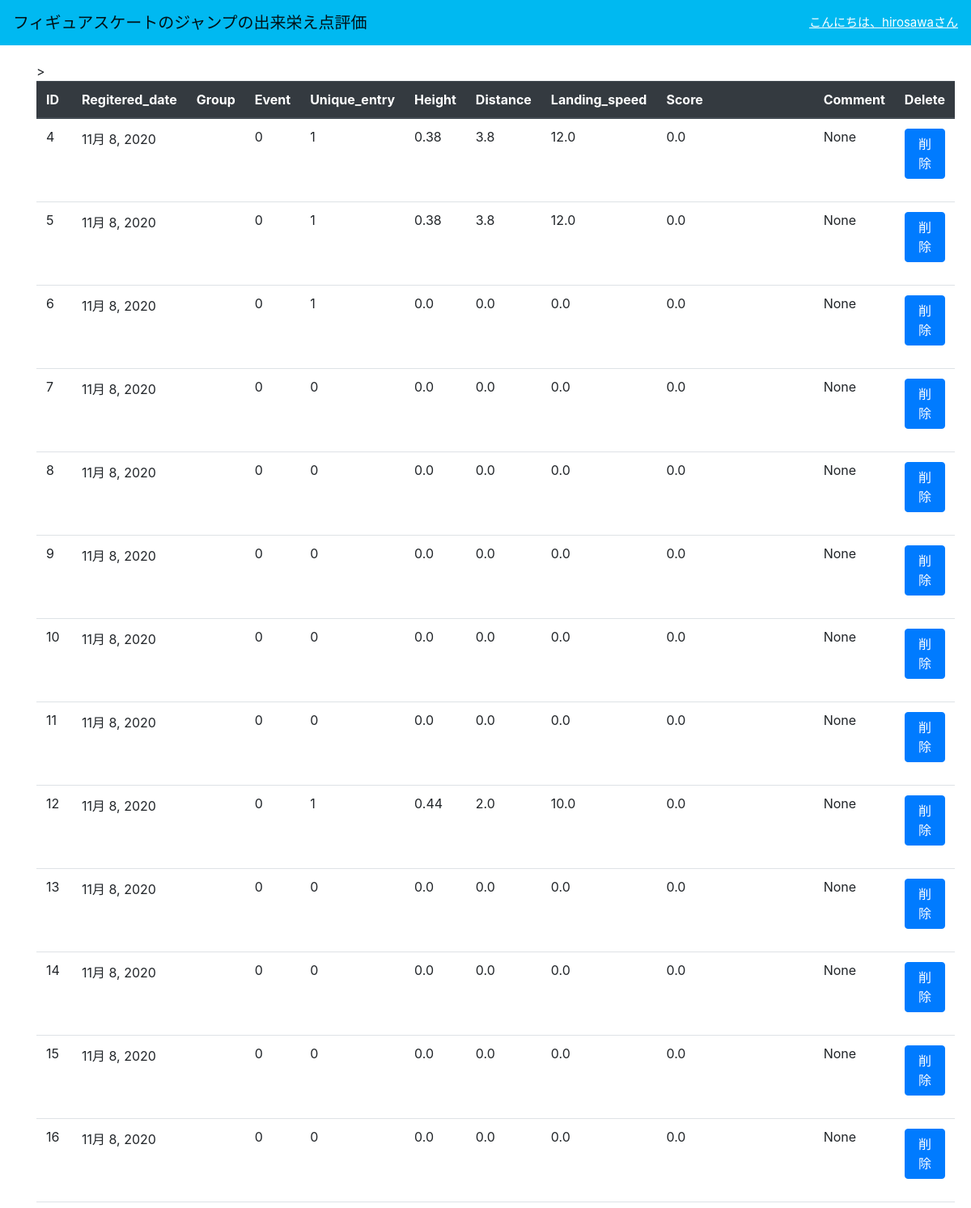
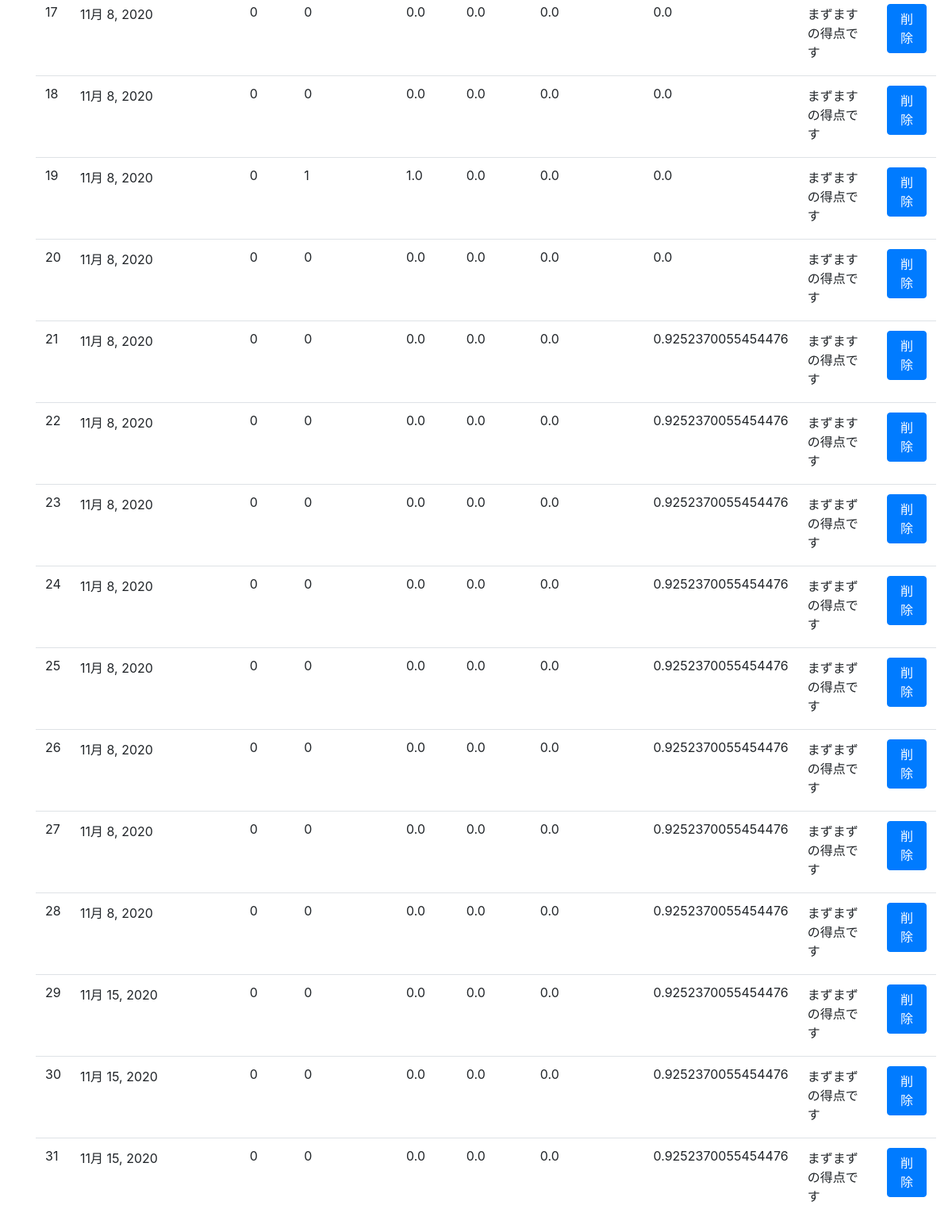
Page /history/ (signed in) on the committed database (2 pictures, top to bottom).
### figure_goe_app/models.py (models this page shows, shortened)
class Jump(models.Model):
    event_options = (
        (0, "short_program"),
        (1, "free_skating")
    )
    unique_entry_options = (
        (0, "No"),
        (1, "Yes")
    )
    id = models.AutoField(primary_key = True)
    group_number = models.IntegerField("滑走グループ", default=1)
    event = models.IntegerField("イベント", choices = event_options, default=0)
    unique_entry = models.IntegerField("ジャンプの前の工夫", choices = unique_entry_options,default=0)
    height = models.FloatField("高さ(m)", default=0.00)
    distance = models.FloatField("幅(m)", default=0.00)
    landing_speed = models.FloatField("着氷スピード(km/h)",default=0.00)
    score = models.FloatField(default=0.00)
    comment = models.CharField(max_length=200, blank=True, null=True)
    registered_date = models.DateField(default=date.today()) #default=date.today() : 本日の日付をデフォルトに設定

### figure_goe_app/views.py (the view)
# urls.py: path("history/", views.history, name = "history"),
@login_required
def history(request):
    print("here")
    if request.method == 'POST':
        print("here") # POSTメソッドが送信された場合
        d_id = request.POST # POSTされた値を取得→顧客ID
        d_jump = Jump.objects.filter(id=d_id['d_id']) # filterメソッドでidが一致するCustomerを取得
        d_jump.delete() # 顧客データを消去
        jumps = Jump.objects.all() # 顧客全データを取得
        return render(request, 'history.html', {'jumps':jumps})
    else:
        jumps = Jump.objects.all()
        return render(request, 'history.html', {'jumps':jumps})

### figure_goe_app/templates/history.html (shortened to what this page needs)
{% extends 'base.html' %}
{% block content %}
<div class="container" style="margin-top: 20px;">
    <table class="table">
        <thead class="thead-dark">
            <tr>
                <th>ID</th>
                <th>Regitered_date</th>>
                <th>Group</th>
                <th>Event</th>
                <th>Unique_entry</th>
                <th>Height</th>
                <th>Distance</th>
                <th>Landing_speed</th>
                <th>Score</th>
                <th>Comment</th>
                <th>Delete</th>
            </tr>
        </thead>
        <tbody>
            {% for jump in jumps %}
            <tr>
                <td>{{jump.id}}</td>
                <td>{{jump.registered_date}}</td>
                <td>{{jump.group}}</td>
                <td>{{jump.event}}</td>
                <td>{{jump.unique_entry}}</td>
                <td>{{jump.height}}</td>
                <td>{{jump.distance}}</td>
                <td>{{jump.landing_speed}}</td>
                <td>{{jump.score}}</td>
                <td>{{jump.comment}}</td>
                <td>
                    <form class="delete" method="post">{% csrf_token %}
                        <button class="btn btn-primary" type="submit" name="d_id" value={{jump.id}}>削除</button>
                    </form>
                </td>
            </tr>
            {% endfor %}
        </tbody>
    </table>
</div>
{% endblock%}

### figure_goe_app/templates/base.html (shortened to what this page needs)
<html lang="ja" dir="ltr">
<head>
    <link rel="stylesheet" href="https://stackpath.bootstrapcdn.com/bootstrap/4.3.1/css/bootstrap.min.css"
>
</head>
<body>
    <nav class="navbar navbar-light" style="background-color: #00b9f1;">
        <span class="navbar-brand mb-0 h1">フィギュアスケートのジャンプの出来栄え点評価</span>
        {% if user.is_authenticated %}
        <span style="font-size:15px; text-align: right;">
            <a href="{% url 'logout' %}" style="color:white; text-decoration: underline;">
                こんにちは、{{ user.username}}さん
            </a>
        </span>
        {% endif %}
    </nav>
    <div class='contents' style="margin:0 20px">
        {% block content %}
        {% endblock %}
    </div>
</body>
</html>

### rows in the picture
Jump: id "4", registered_date "11月 8, 2020", event "0", unique_entry "1", height "0.38", distance "3.8", landing_speed "12.0", score "0.0", comment "None"
Jump: id "5", registered_date "11月 8, 2020", event "0", unique_entry "1", height "0.38", distance "3.8", landing_speed "12.0", score "0.0", comment "None"
Jump: id "6", registered_date "11月 8, 2020", event "0", unique_entry "1", height "0.0", distance "0.0", landing_speed "0.0", score "0.0", comment "None"
Jump: id "7", registered_date "11月 8, 2020", event "0", unique_entry "0", height "0.0", distance "0.0", landing_speed "0.0", score "0.0", comment "None"
Jump: id "8", registered_date "11月 8, 2020", event "0", unique_entry "0", height "0.0", distance "0.0", landing_speed "0.0", score "0.0", comment "None"
Jump: id "9", registered_date "11月 8, 2020", event "0", unique_entry "0", height "0.0", distance "0.0", landing_speed "0.0", score "0.0", comment "None"
Jump: id "10", registered_date "11月 8, 2020", event "0", unique_entry "0", height "0.0", distance "0.0", landing_speed "0.0", score "0.0", comment "None"
Jump: id "11", registered_date "11月 8, 2020", event "0", unique_entry "0", height "0.0", distance "0.0", landing_speed "0.0", score "0.0", comment "None"
Jump: id "12", registered_date "11月 8, 2020", event "0", unique_entry "1", height "0.44", distance "2.0", landing_speed "10.0", score "0.0", comment "None"
Jump: id "13", registered_date "11月 8, 2020", event "0", unique_entry "0", height "0.0", distance "0.0", landing_speed "0.0", score "0.0", comment "None"
Jump: id "14", registered_date "11月 8, 2020", event "0", unique_entry "0", height "0.0", distance "0.0", landing_speed "0.0", score "0.0", comment "None"
Jump: id "15", registered_date "11月 8, 2020", event "0", unique_entry "0", height "0.0", distance "0.0", landing_speed "0.0", score "0.0", comment "None"
Jump: id "16", registered_date "11月 8, 2020", event "0", unique_entry "0", height "0.0", distance "0.0", landing_speed "0.0", score "0.0", comment "None"
Jump: id "17", registered_date "11月 8, 2020", event "0", unique_entry "0", height "0.0", distance "0.0", landing_speed "0.0", score "0.0", comment "まずますの得点です"
Jump: id "18", registered_date "11月 8, 2020", event "0", unique_entry "0", height "0.0", distance "0.0", landing_speed "0.0", score "0.0", comment "まずますの得点です"
Jump: id "19", registered_date "11月 8, 2020", event "0", unique_entry "1", height "1.0", distance "0.0", landing_speed "0.0", score "0.0", comment "まずますの得点です"
Jump: id "20", registered_date "11月 8, 2020", event "0", unique_entry "0", height "0.0", distance "0.0", landing_speed "0.0", score "0.0", comment "まずますの得点です"
Jump: id "21", registered_date "11月 8, 2020", event "0", unique_entry "0", height "0.0", distance "0.0", landing_speed "0.0", score "0.9252370055454476", comment "まずますの得点です"
Jump: id "22", registered_date "11月 8, 2020", event "0", unique_entry "0", height "0.0", distance "0.0", landing_speed "0.0", score "0.9252370055454476", comment "まずますの得点です"
Jump: id "23", registered_date "11月 8, 2020", event "0", unique_entry "0", height "0.0", distance "0.0", landing_speed "0.0", score "0.9252370055454476", comment "まずまずの得点です"
Jump: id "24", registered_date "11月 8, 2020", event "0", unique_entry "0", height "0.0", distance "0.0", landing_speed "0.0", score "0.9252370055454476", comment "まずまずの得点です"
Jump: id "25", registered_date "11月 8, 2020", event "0", unique_entry "0", height "0.0", distance "0.0", landing_speed "0.0", score "0.9252370055454476", comment "まずまずの得点です"
Jump: id "26", registered_date "11月 8, 2020", event "0", unique_entry "0", height "0.0", distance "0.0", landing_speed "0.0", score "0.9252370055454476", comment "まずまずの得点です"
Jump: id "27", registered_date "11月 8, 2020", event "0", unique_entry "0", height "0.0", distance "0.0", landing_speed "0.0", score "0.9252370055454476", comment "まずまずの得点です"
Jump: id "28", registered_date "11月 8, 2020", event "0", unique_entry "0", height "0.0", distance "0.0", landing_speed "0.0", score "0.9252370055454476", comment "まずまずの得点です"
Jump: id "29", registered_date "11月 15, 2020", event "0", unique_entry "0", height "0.0", distance "0.0", landing_speed "0.0", score "0.9252370055454476", comment "まずまずの得点です"
Jump: id "30", registered_date "11月 15, 2020", event "0", unique_entry "0", height "0.0", distance "0.0", landing_speed "0.0", score "0.9252370055454476", comment "まずまずの得点です"
Jump: id "31", registered_date "11月 15, 2020", event "0", unique_entry "0", height "0.0", distance "0.0", landing_speed "0.0", score "0.9252370055454476", comment "まずまずの得点です"

### other values in the picture
{{ user.username }} "hirosawa"
